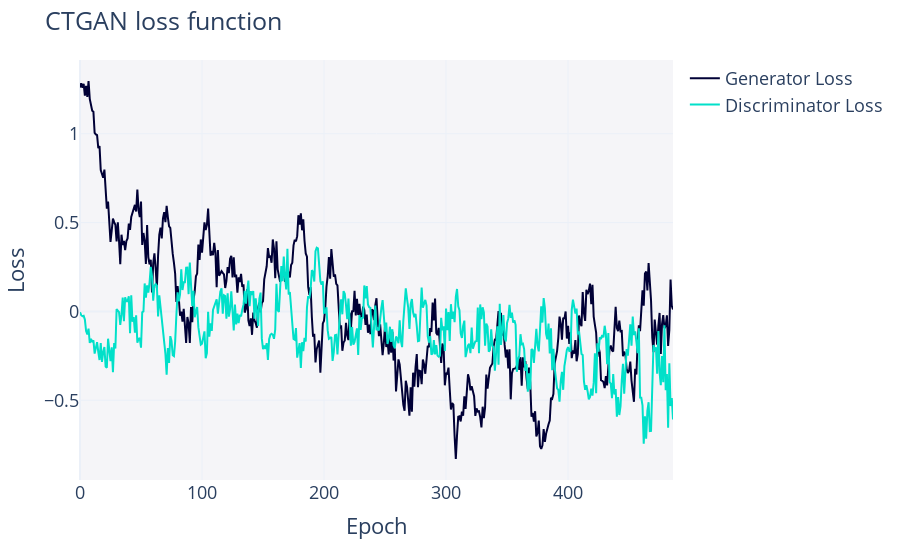

Notebook cell for this chart:
### Code cell
# Augment Data using CTGAN

from sdv.metadata import SingleTableMetadata
from sdv.single_table import CTGANSynthesizer

metadata = SingleTableMetadata()
metadata.detect_from_dataframe(df)

synthesizer = CTGANSynthesizer(metadata, epochs=487, verbose=True)

synthesizer.fit(df)
fig = synthesizer.get_loss_values_plot()
fig.show()

### Figure 1 — Plotly figure (JSON) as saved in the notebook; plotly's stock layout.template omitted (floating-point values rounded to 4 significant figures; data arrays with more than 128 entries replaced by an {"elided": "..."} marker saying what was removed)
{"data": [{"hovertemplate": "variable=Generator Loss<br>Epoch=%{x}<br>value=%{y}<extra></extra>", "legendgroup": "Generator Loss", "line": {"color": "#000036", "dash": "solid"}, "marker": {"symbol": "circle"}, "mode": "lines", "name": "Generator Loss", "orientation": "v", "showlegend": true, "type": "scatter", "x": {"elided": "487 int values"}, "xaxis": "x", "y": {"elided": "487 float values"}, "yaxis": "y"}, {"hovertemplate": "variable=Discriminator Loss<br>Epoch=%{x}<br>value=%{y}<extra></extra>", "legendgroup": "Discriminator Loss", "line": {"color": "#01E0C9", "dash": "solid"}, "marker": {"symbol": "circle"}, "mode": "lines", "name": "Discriminator Loss", "orientation": "v", "showlegend": true, "type": "scatter", "x": {"elided": "487 int values"}, "xaxis": "x", "y": {"elided": "487 float values"}, "yaxis": "y"}], "layout": {"autosize": true, "font": {"size": 18}, "legend": {"orientation": "v", "title": {"text": ""}, "tracegroupgap": 0}, "margin": {"t": 60}, "plot_bgcolor": "#F5F5F8", "title": {"text": "CTGAN loss function"}, "xaxis": {"anchor": "y", "autorange": true, "domain": [0, 1], "range": [0, 486], "title": {"text": "Epoch"}, "type": "linear"}, "yaxis": {"anchor": "x", "autorange": true, "domain": [0, 1], "range": [-0.9492, 1.415], "title": {"text": "Loss"}, "type": "linear"}}}
